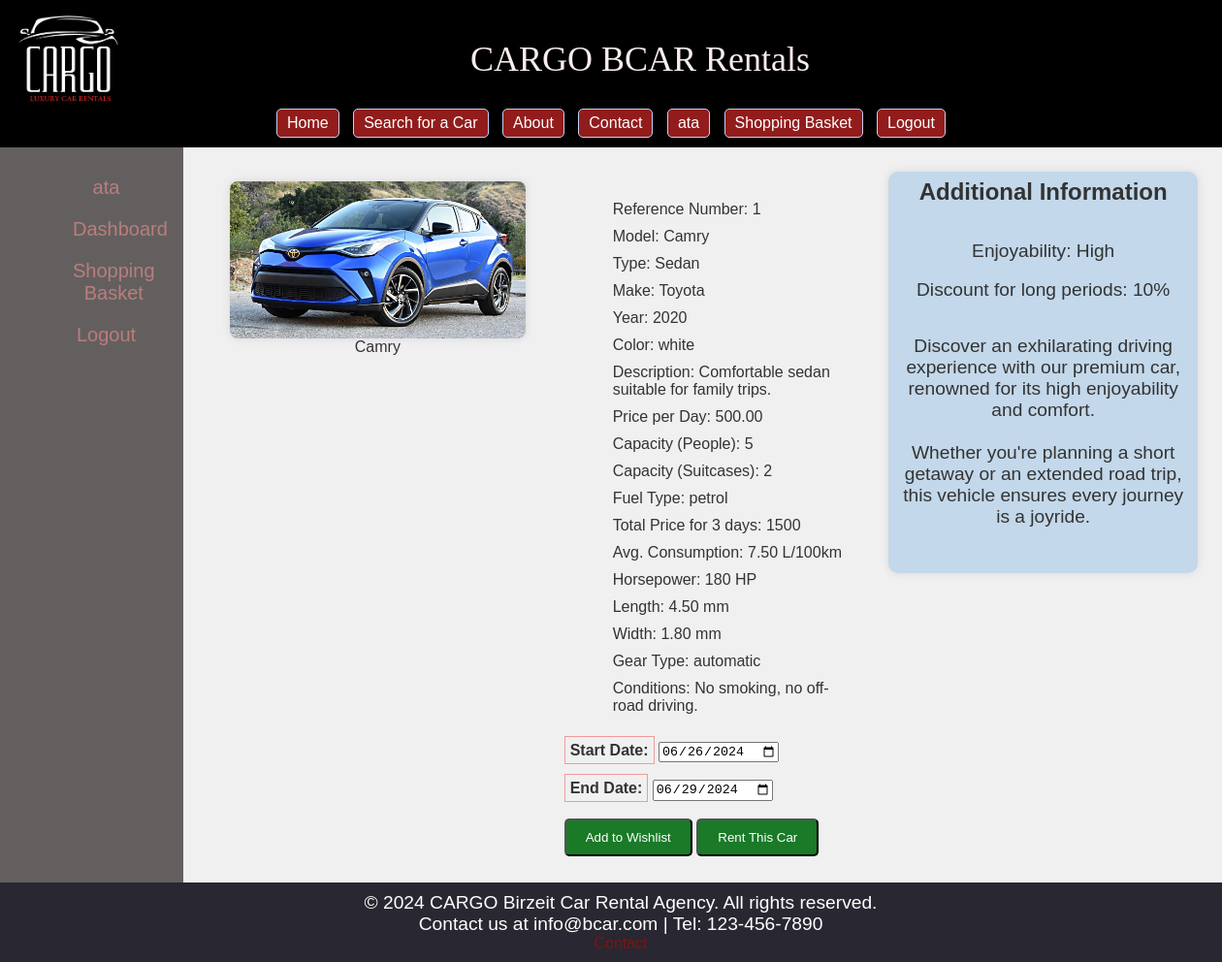
/car_details.php?id=1 (signed in), run on the app's committed database.
### tables this page shows
CREATE TABLE `car` (
  `car_id` bigint(20) NOT NULL,
  `car_model` varchar(100) NOT NULL,
  `car_make` varchar(200) NOT NULL,
  `car_type` varchar(200) NOT NULL,
  `registration_year` int(11) NOT NULL,
  `brief_description` text DEFAULT NULL,
  `price_per_day` decimal(10,2) NOT NULL,
  `capacity_people` int(11) NOT NULL,
  `capacity_suitcases` int(11) NOT NULL,
  `color` varchar(50) DEFAULT NULL,
  `fuel_type` enum('petrol','diesel','electric','hybrid') NOT NULL,
  `avg_petroleum_consumption` decimal(10,2) DEFAULT NULL,
  `horsepower` int(11) DEFAULT NULL,
  `length` decimal(10,2) DEFAULT NULL,
  `width` decimal(10,2) DEFAULT NULL,
  `gear_type` enum('manual','automatic') NOT NULL,
  `conditions_restrictions` text DEFAULT NULL,
  `photo_filename` varchar(255) DEFAULT NULL,
  `rental_status` enum('available','rented','returning','repair','damaged') NOT NULL DEFAULT 'available',
  `location_id` bigint(20) NOT NULL
);

### web/car_details.php (the view, shortened to what this page needs)
<?php
$pdo = db_connect();
$car_id = $_GET['id'];
$query = "SELECT * FROM Car WHERE car_id = :car_id";
$stmt = $pdo->prepare($query);
$stmt->execute(['car_id' => $car_id]);
$car = $stmt->fetch();
$from_date = isset($_GET['from_date']) ? $_GET['from_date'] : date('Y-m-d');
$to_date = isset($_GET['to_date']) ? $_GET['to_date'] : date('Y-m-d', strtotime($from_date . ' + 3 days'));
$days_rented = (strtotime($to_date) - strtotime($from_date)) / (60 * 60 * 24);
$total_price = $car['price_per_day'] * $days_rented;
$images = explode(',', $car['photo_filename']);
?>
<!DOCTYPE html>
<html lang="en">
<head>
    <link href="web.css?v=<?= time(); ?>" rel="stylesheet" type="text/css" />
</head>
<body>
    <?php include 'header.php'; ?>
    <nav>
        <ul class="right-nav">
            <?php if (isset($_SESSION['user'])): ?>
                <?php if ($_SESSION['user_type'] === 'customer'): ?>
                    <li><a href="profile.php"><?= htmlspecialchars($_SESSION['user']['username']); ?></a></li>
                    <li><a href="customer_dashboard.php">Dashboard</a></li>
                    <li><a href="cart.php">Shopping Basket</a></li>
                    <li><a href="logout.php">Logout</a></li>
                <?php elseif ($_SESSION['user_type'] === 'manager'): ?>
                    <li><a href="manager_dashboard.php"><?= htmlspecialchars($_SESSION['user']['username']); ?></a></li>
                    <li><a href="logout.php">Logout</a></li>
                <?php endif; ?>
            <?php else: ?>
                <li><a href="signup.php">Sign Up</a></li>
                <li><a href="login.php">Login</a></li>
            <?php endif; ?>
        </ul>
    </nav>
    <main>
        <div class="car-details">
            <div class="image-section">
                <figure>
                    <?php foreach ($images as $image): ?>
                        <img src="pic/<?= $image ?>" alt="Car Image">
                    <?php endforeach; ?>
                    <figcaption><?= $car['car_model'] ?></figcaption>
                </figure>
            </div>
            <section class="details-info">
                <ul>
                    <li>Reference Number: <?= $car['car_id'] ?></li>
                    <li>Model: <?= $car['car_model'] ?></li>
                    <li>Type: <?= $car['car_type'] ?></li>
                    <li>Make: <?= $car['car_make'] ?></li>
                    <li>Year: <?= $car['registration_year'] ?></li>
                    <li>Color: <?= $car['color'] ?></li>
                    <li>Description: <?= $car['brief_description'] ?></li>
                    <li>Price per Day: <?= $car['price_per_day'] ?></li>
                    <li>Capacity (People): <?= $car['capacity_people'] ?></li>
                    <li>Capacity (Suitcases): <?= $car['capacity_suitcases'] ?></li>
                    <li>Fuel Type: <?= $car['fuel_type'] ?></li>
                    <li>Total Price for <?= $days_rented ?> days: <?= $total_price ?></li>
                    <li>Avg. Consumption: <?= $car['avg_petroleum_consumption'] ?> L/100km</li>
                    <li>Horsepower: <?= $car['horsepower'] ?> HP</li>
                    <li>Length: <?= $car['length'] ?> mm</li>
                    <li>Width: <?= $car['width'] ?> mm</li>
                    <li>Gear Type: <?= $car['gear_type'] ?></li>
                    <li>Conditions: <?= $car['conditions_restrictions'] ?></li>
                </ul>
                <br>
                <form action="car_details.php?id=<?= $car['car_id'] ?>" method="POST">
                    <label for="rent_start_date">Start Date:</label>
                    <input type="date" id="rent_start_date" name="rent_start_date" value="<?= htmlspecialchars($from_date) ?>" required>
                    <br><br>
                    <label for="rent_end_date">End Date:</label>
                    <input type="date" id="rent_end_date" name="rent_end_date" value="<?= htmlspecialchars($to_date) ?>" required>
                    <br><br>
                    <input type="submit" name="add_to_wishlist" value="Add to Wishlist" class="buttond">
                    <input type="submit" name="rent_this_car" value="Rent This Car" class="buttond">
                </form>
            </section>
            <section class="additional-info">
    <h2>Additional Information</h2>
    <br><br>
    <p>Enjoyability: High</p><br>
    <p>Discount for long periods: 10%</p><br><br>
    <p>Discover an exhilarating driving experience with our premium car, renowned for its high enjoyability and comfort.
    <br><br> Whether you're planning a short getaway or an extended road trip, this vehicle ensures every journey is a joyride. </p>
</section>
        </div>
        <br><br><br>
    </main>
    <?php include 'footer.php'; ?>
</body>
</html>

### web/web.css (style rules this page uses)
body, h1, h2, h3, p, ul, li { margin: 0; padding: 0; }
body { font-family: Arial, sans-serif; background-color: #f0f0f0; margin: 0; padding: 0; }
P { font-size: 1.2em; }
a { color: #7d1414; text-decoration: none; transition: color 0.3s ease; }
ul { list-style: none; padding-left: 20px; }
ul li { position: relative; padding-left: 30px; margin-bottom: 10px; }
ul li:before { content: ""; position: absolute; left: 0; top: 5px; width: 16px; height: 16px; background-image: url('pic/bull.png'); background-size: contain; }
nav { background-color: #645f5f; color: #85006f; padding: 20px; box-sizing: border-box; width: 15%; float: left; height: 100vh; }
nav ul { list-style-type: none; color: #852f00; }
nav ul li a { display: block; color: #760b0b; padding: 10px; text-decoration: none; font-size: 20px; }
main { flex: 1; padding: 25px; width: 80%; float: right; }
.image-section, .how-section { flex: 1; }
.image-section img { width: 100%; height: 600px; }
.car-details { display: flex; flex-direction: row; width: 100%; }
.image-section { flex: 1; padding: 10px; }
.image-section img { width: 100%; height: auto; }
.details-info { flex: 1; padding: 30px; }
.additional-info { flex: 1; background-color: #c3d8ea; padding: 7px; border-radius: 10px; box-shadow: 0px 0px 10px rgba(0, 0, 0, 0.1); width: 200px; height: 400px; }
.additional-info h2 { margin-top: 0; }
.additional-info p { text-align: center; }
.buttond { display: inline-block; padding: 10px 20px; background-color: #1a7a28; color: white; text-decoration: none; border-radius: 5px; }
label { margin: 10px 0 5px; font-weight: bold; border: 1px solid #ef9b9b; padding: 5px; }
.profm h1, h2 { color: #333; text-align: center; }
body { font-family: 'Arial', sans-serif; background-color: #f0f0f0; color: #333; margin: 0; padding: 0; }
nav ul { list-style-type: none; margin: 0; padding: 0; text-align: center; }
nav ul li { display: inline-block; margin: 0 10px; }
nav ul li a { text-decoration: none; color: #ba7d7d; padding: 10px 15px; border-radius: 4px; transition: background-color 0.3s, color 0.3s; }
figure { margin: 0; text-align: center; }
figure img { max-width: 100%; height: auto; display: block; margin: 0 auto; border-radius: 8px; box-shadow: 0 0 10px rgba(0, 0, 0, 0.1); }

### data on the page
car: photo_filename (picture), car_model "Camry", car_id "1", car_type "Sedan", car_make "Toyota", registration_year "2020", color "white", brief_description "Comfortable sedan suitable for family trips.", price_per_day "500.00", capacity_people "5", capacity_suitcases "2", fuel_type "petrol", price_per_day "1500", avg_petroleum_consumption "7.50", horsepower "180", length "4.50", width "1.80", gear_type "automatic", conditions_restrictions "No smoking, no off-road driving."

### other printed values
$_SESSION['user']['username'] "ata"
$days_rented "3"
